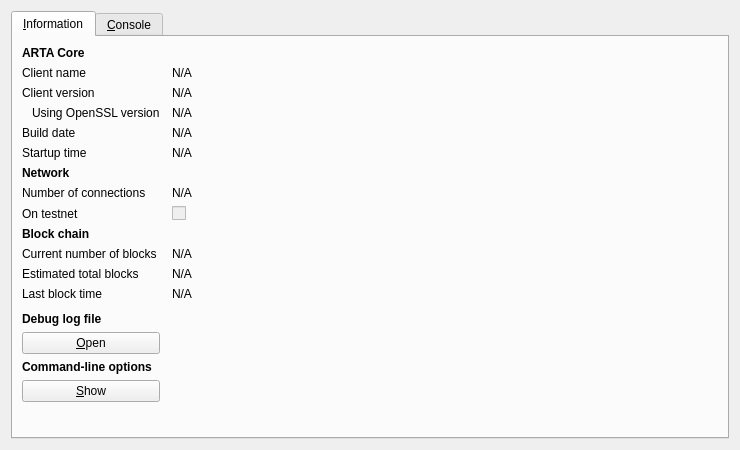
<?xml version="1.0" encoding="UTF-8"?>
<ui version="4.0">
 <class>RPCConsole</class>
 <widget class="QDialog" name="RPCConsole">
  <property name="geometry">
   <rect>
    <x>0</x>
    <y>0</y>
    <width>740</width>
    <height>450</height>
   </rect>
  </property>
  <property name="windowTitle">
   <string>ARTA - Debug window</string>
  </property>
  <layout class="QVBoxLayout" name="verticalLayout_2">
   <item>
    <widget class="QTabWidget" name="tabWidget">
     <property name="currentIndex">
      <number>0</number>
     </property>
     <widget class="QWidget" name="tab_info">
      <attribute name="title">
       <string>&amp;Information</string>
      </attribute>
      <layout class="QGridLayout" name="gridLayout" columnstretch="0,1">
       <property name="horizontalSpacing">
        <number>12</number>
       </property>
       <item row="0" column="0">
        <widget class="QLabel" name="label_9">
         <property name="font">
          <font>
           <weight>75</weight>
           <bold>true</bold>
          </font>
         </property>
         <property name="text">
          <string>ARTA Core</string>
         </property>
        </widget>
       </item>
       <item row="1" column="0">
        <widget class="QLabel" name="label_5">
         <property name="text">
          <string>Client name</string>
         </property>
        </widget>
       </item>
       <item row="1" column="1">
        <widget class="QLabel" name="clientName">
         <property name="cursor">
          <cursorShape>IBeamCursor</cursorShape>
         </property>
         <property name="text">
          <string>N/A</string>
         </property>
         <property name="textFormat">
          <enum>Qt::PlainText</enum>
         </property>
         <property name="textInteractionFlags">
          <set>Qt::LinksAccessibleByMouse|Qt::TextSelectableByKeyboard|Qt::TextSelectableByMouse</set>
         </property>
        </widget>
       </item>
       <item row="2" column="0">
        <widget class="QLabel" name="label_6">
         <property name="text">
          <string>Client version</string>
         </property>
        </widget>
       </item>
       <item row="2" column="1">
        <widget class="QLabel" name="clientVersion">
         <property name="cursor">
          <cursorShape>IBeamCursor</cursorShape>
         </property>
         <property name="text">
          <string>N/A</string>
         </property>
         <property name="textFormat">
          <enum>Qt::PlainText</enum>
         </property>
         <property name="textInteractionFlags">
          <set>Qt::LinksAccessibleByMouse|Qt::TextSelectableByKeyboard|Qt::TextSelectableByMouse</set>
         </property>
        </widget>
       </item>
       <item row="3" column="0">
        <widget class="QLabel" name="label_14">
         <property name="text">
          <string>Using OpenSSL version</string>
         </property>
         <property name="indent">
          <number>10</number>
         </property>
        </widget>
       </item>
       <item row="3" column="1">
        <widget class="QLabel" name="openSSLVersion">
         <property name="cursor">
          <cursorShape>IBeamCursor</cursorShape>
         </property>
         <property name="text">
          <string>N/A</string>
         </property>
         <property name="textFormat">
          <enum>Qt::PlainText</enum>
         </property>
         <property name="textInteractionFlags">
          <set>Qt::LinksAccessibleByMouse|Qt::TextSelectableByKeyboard|Qt::TextSelectableByMouse</set>
         </property>
        </widget>
       </item>
       <item row="4" column="0">
        <widget class="QLabel" name="label_12">
         <property name="text">
          <string>Build date</string>
         </property>
        </widget>
       </item>
       <item row="4" column="1">
        <widget class="QLabel" name="buildDate">
         <property name="cursor">
          <cursorShape>IBeamCursor</cursorShape>
         </property>
         <property name="text">
          <string>N/A</string>
         </property>
         <property name="textFormat">
          <enum>Qt::PlainText</enum>
         </property>
         <property name="textInteractionFlags">
          <set>Qt::LinksAccessibleByMouse|Qt::TextSelectableByKeyboard|Qt::TextSelectableByMouse</set>
         </property>
        </widget>
       </item>
       <item row="5" column="0">
        <widget class="QLabel" name="label_13">
         <property name="text">
          <string>Startup time</string>
         </property>
        </widget>
       </item>
       <item row="5" column="1">
        <widget class="QLabel" name="startupTime">
         <property name="cursor">
          <cursorShape>IBeamCursor</cursorShape>
         </property>
         <property name="text">
          <string>N/A</string>
         </property>
         <property name="textFormat">
          <enum>Qt::PlainText</enum>
         </property>
         <property name="textInteractionFlags">
          <set>Qt::LinksAccessibleByMouse|Qt::TextSelectableByKeyboard|Qt::TextSelectableByMouse</set>
         </property>
        </widget>
       </item>
       <item row="6" column="0">
        <widget class="QLabel" name="label_11">
         <property name="font">
          <font>
           <weight>75</weight>
           <bold>true</bold>
          </font>
         </property>
         <property name="text">
          <string>Network</string>
         </property>
        </widget>
       </item>
       <item row="7" column="0">
        <widget class="QLabel" name="label_7">
         <property name="text">
          <string>Number of connections</string>
         </property>
        </widget>
       </item>
       <item row="7" column="1">
        <widget class="QLabel" name="numberOfConnections">
         <property name="cursor">
          <cursorShape>IBeamCursor</cursorShape>
         </property>
         <property name="text">
          <string>N/A</string>
         </property>
         <property name="textFormat">
          <enum>Qt::PlainText</enum>
         </property>
         <property name="textInteractionFlags">
          <set>Qt::LinksAccessibleByMouse|Qt::TextSelectableByKeyboard|Qt::TextSelectableByMouse</set>
         </property>
        </widget>
       </item>
       <item row="8" column="0">
        <widget class="QLabel" name="label_8">
         <property name="text">
          <string>On testnet</string>
         </property>
        </widget>
       </item>
       <item row="8" column="1">
        <widget class="QCheckBox" name="isTestNet">
         <property name="enabled">
          <bool>false</bool>
         </property>
         <property name="text">
          <string/>
         </property>
        </widget>
       </item>
       <item row="9" column="0">
        <widget class="QLabel" name="label_10">
         <property name="font">
          <font>
           <weight>75</weight>
           <bold>true</bold>
          </font>
         </property>
         <property name="text">
          <string>Block chain</string>
         </property>
        </widget>
       </item>
       <item row="10" column="0">
        <widget class="QLabel" name="label_3">
         <property name="text">
          <string>Current number of blocks</string>
         </property>
        </widget>
       </item>
       <item row="10" column="1">
        <widget class="QLabel" name="numberOfBlocks">
         <property name="cursor">
          <cursorShape>IBeamCursor</cursorShape>
         </property>
         <property name="text">
          <string>N/A</string>
         </property>
         <property name="textFormat">
          <enum>Qt::PlainText</enum>
         </property>
         <property name="textInteractionFlags">
          <set>Qt::LinksAccessibleByMouse|Qt::TextSelectableByKeyboard|Qt::TextSelectableByMouse</set>
         </property>
        </widget>
       </item>
       <item row="11" column="0">
        <widget class="QLabel" name="label_4">
         <property name="text">
          <string>Estimated total blocks</string>
         </property>
        </widget>
       </item>
       <item row="11" column="1">
        <widget class="QLabel" name="totalBlocks">
         <property name="cursor">
          <cursorShape>IBeamCursor</cursorShape>
         </property>
         <property name="text">
          <string>N/A</string>
         </property>
         <property name="textFormat">
          <enum>Qt::PlainText</enum>
         </property>
         <property name="textInteractionFlags">
          <set>Qt::LinksAccessibleByMouse|Qt::TextSelectableByKeyboard|Qt::TextSelectableByMouse</set>
         </property>
        </widget>
       </item>
       <item row="12" column="0">
        <widget class="QLabel" name="label_2">
         <property name="text">
          <string>Last block time</string>
         </property>
        </widget>
       </item>
       <item row="12" column="1">
        <widget class="QLabel" name="lastBlockTime">
         <property name="cursor">
          <cursorShape>IBeamCursor</cursorShape>
         </property>
         <property name="text">
          <string>N/A</string>
         </property>
         <property name="textFormat">
          <enum>Qt::PlainText</enum>
         </property>
         <property name="textInteractionFlags">
          <set>Qt::LinksAccessibleByMouse|Qt::TextSelectableByKeyboard|Qt::TextSelectableByMouse</set>
         </property>
        </widget>
       </item>
       <item row="13" column="0">
        <spacer name="verticalSpacer_2">
         <property name="orientation">
          <enum>Qt::Vertical</enum>
         </property>
         <property name="sizeHint" stdset="0">
          <size>
           <width>20</width>
           <height>20</height>
          </size>
         </property>
        </spacer>
       </item>
       <item row="14" column="0">
        <widget class="QLabel" name="labelDebugLogfile">
         <property name="font">
          <font>
           <weight>75</weight>
           <bold>true</bold>
          </font>
         </property>
         <property name="text">
          <string>Debug log file</string>
         </property>
        </widget>
       </item>
       <item row="15" column="0">
        <widget class="QPushButton" name="openDebugLogfileButton">
         <property name="toolTip">
          <string>Open the ARTA debug log file from the current data directory. This can take a few seconds for large log files.</string>
         </property>
         <property name="text">
          <string>&amp;Open</string>
         </property>
         <property name="autoDefault">
          <bool>false</bool>
         </property>
        </widget>
       </item>
       <item row="16" column="0">
        <widget class="QLabel" name="labelCLOptions">
         <property name="font">
          <font>
           <weight>75</weight>
           <bold>true</bold>
          </font>
         </property>
         <property name="text">
          <string>Command-line options</string>
         </property>
        </widget>
       </item>
       <item row="17" column="0">
        <widget class="QPushButton" name="showCLOptionsButton">
         <property name="toolTip">
          <string>Show the ARTA-Qt help message to get a list with possible ARTA command-line options.</string>
         </property>
         <property name="text">
          <string>&amp;Show</string>
         </property>
         <property name="autoDefault">
          <bool>false</bool>
         </property>
        </widget>
       </item>
       <item row="18" column="0">
        <spacer name="verticalSpacer">
         <property name="orientation">
          <enum>Qt::Vertical</enum>
         </property>
         <property name="sizeHint" stdset="0">
          <size>
           <width>20</width>
           <height>40</height>
          </size>
         </property>
        </spacer>
       </item>
      </layout>
     </widget>
     <widget class="QWidget" name="tab_console">
      <attribute name="title">
       <string>&amp;Console</string>
      </attribute>
      <layout class="QVBoxLayout" name="verticalLayout_3">
       <property name="spacing">
        <number>3</number>
       </property>
       <item>
        <widget class="QTextEdit" name="messagesWidget">
         <property name="minimumSize">
          <size>
           <width>0</width>
           <height>100</height>
          </size>
         </property>
         <property name="readOnly">
          <bool>true</bool>
         </property>
         <property name="tabKeyNavigation" stdset="0">
          <bool>false</bool>
         </property>
         <property name="columnCount" stdset="0">
          <number>2</number>
         </property>
        </widget>
       </item>
       <item>
        <layout class="QHBoxLayout" name="horizontalLayout">
         <property name="spacing">
          <number>3</number>
         </property>
         <item>
          <widget class="QLabel" name="label">
           <property name="text">
            <string notr="true">&gt;</string>
           </property>
          </widget>
         </item>
         <item>
          <widget class="QLineEdit" name="lineEdit"/>
         </item>
         <item>
          <widget class="QPushButton" name="clearButton">
           <property name="maximumSize">
            <size>
             <width>24</width>
             <height>24</height>
            </size>
           </property>
           <property name="toolTip">
            <string>Clear console</string>
           </property>
           <property name="text">
            <string/>
           </property>
           <property name="icon">
            <iconset resource="../bitcoin.qrc">
             <normaloff>:/icons/remove</normaloff>:/icons/remove</iconset>
           </property>
           <property name="shortcut">
            <string notr="true">Ctrl+L</string>
           </property>
           <property name="autoDefault">
            <bool>false</bool>
           </property>
          </widget>
         </item>
        </layout>
       </item>
      </layout>
     </widget>
    </widget>
   </item>
  </layout>
 </widget>
 <resources>
  <include location="../bitcoin.qrc"/>
 </resources>
 <connections/>
</ui>
